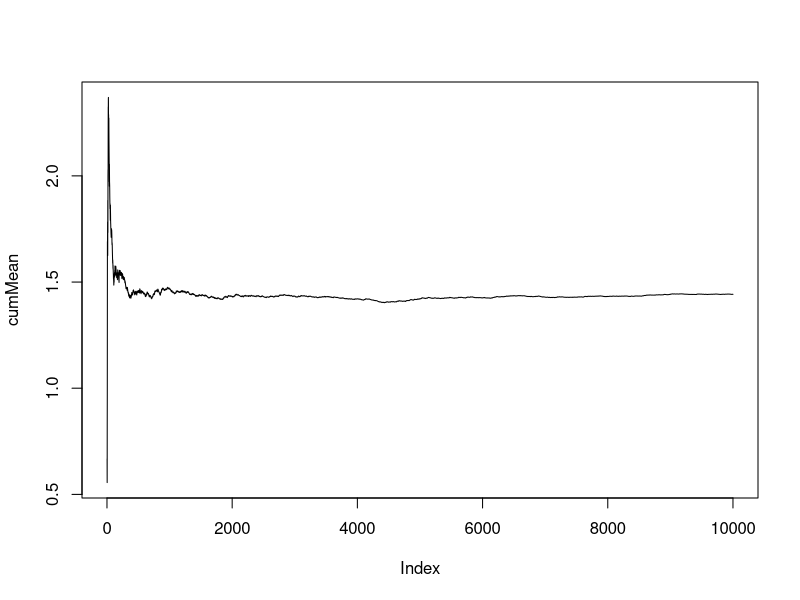

Here is the R script that generated this plot:
## ---- chunk 1
p.die <- rep(1/6,6)
sum(p.die)

die1 <- 1:6
sample(die1, size=1, prob=p.die, replace=T)

die2 <- 1:6
sample(die2, size=1, prob=p.die, replace=T)

Y=die1/die2

Y
## ---- chunk 2
Y=((2*(1/36)+3*(2/36)+4*(3/36)+5*(4/36)+6*(5/36)+7*(6/36)+8*(5/36)+9*(4/36)+10*(3/36)+11*(2/36)+12*(1/36)))/((2*(1/36)+3*(2/36)+4*(3/36)+5*(4/36)+6*(5/36)+7*(6/36)+8*(5/36)+9*(4/36)+10*(3/36)+11*(2/36)+12*(1/36)))

Y
## ---- chunk 3

x1 = sample(1:6,10000, replace = T)

x2 = sample(1:6,10000, replace = T)

y=x1/x2

y

sumx = cumsum(y)

cumMean = c()

for (i in 1:10000)
  
  cumMean[i] = sumx[i]/i

plot(cumMean, type = "l")
